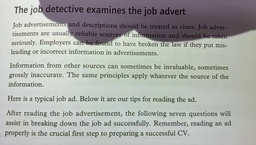
#> input picture DocumentShadowRemoval-master/Control_Original01/Control_Original01/011_004.jpg, 256 x 145 px, shrunk from 960 x 544 before the run, given in place of 009_015.jpg, which was not available
$ jupyter execute --allow-errors shadow.ipynb   (text cells are left out)
#> lines starting #> are read from the running program, lines starting #| are printed output that depends on the picture; pictures that were not available may be replaced by others from this repository, and a replacement may not be noted
[cell 1]
import pandas as pd
import os
from IPython.display import display, Math, Latex
from skimage.util import random_noise
import numpy as np
import matplotlib.pyplot as plt
from sklearn.cluster import KMeans
from PIL import Image, ImageTk,ImageGrab
import cv2
from scipy import signal
from scipy import misc

import os
import tkinter as ttk
from tkinter import *
import tkinter.messagebox
from PIL import Image, ImageTk,ImageGrab
from tkinter.filedialog import askopenfilename
import cv2

[cell 2]
OG=Image.open("009_015.jpg")
#> OG is the input picture: PIL image 256x145 RGB; mean R, G, B 167.6, 169.4, 165.8
x1=np.asarray(OG);
OG2=Image.open("009_015_out.jpg")
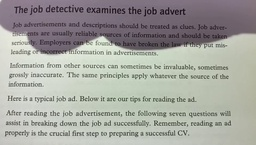
#> input picture DocumentShadowRemoval-master/Control_Original01/Control_Original01/011_003.jpg, 256 x 145 px, shrunk from 960 x 544 before the run, given in place of 009_015_out.jpg, which was not available
#> OG2 is the input picture: PIL image 256x145 RGB; mean R, G, B 164.6, 165.1, 159.9
x2=np.asarray(OG2);
plt.imshow(OG)
#> (this line was passed over: IPython is not available in this run)
plt.show()


hsvImage = x1
h,cr,cb=cv2.split(cv2.cvtColor(x1, cv2.COLOR_RGB2YCR_CB))
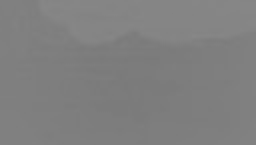
#> cr: shape (145, 256); min 122, max 135, mean 127.4

plt.imshow(h)
#> (this line was passed over: IPython is not available in this run)
plt.show()

print(np.shape(x1))
#| (145, 256, 3)
h=cv2.resize(h,(int(0.3*np.shape(x1)[1]),int(0.3*np.shape(x1)[0])), interpolation = cv2.INTER_CUBIC);
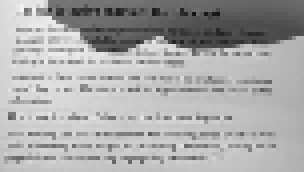
#> h: shape (43, 76) (shown 4 times larger); min 20, max 244, mean 169

def shadow(h):
  neta=0.5
  delta=1

  w=np.float64(np.zeros([np.shape(h)[0],np.shape(h)[1]]));
  G=np.float64(np.zeros([np.shape(h)[0],np.shape(h)[1]]));
  print(np.shape(h))
#| (43, 76)
  for t in range(0,250):
      G=np.add(w,h)
      for x in range(1,np.shape(h)[0]-1):
          for y in range(1,np.shape(h)[1]-1):
              w[x][y]=max(0,w[x][y]+(np.max(G)-G[x][y])*np.exp(-1*t) + neta*(min(G[x+delta][y]-G[x][y],0)+
                                                                        min(G[x+delta][y]-G[x][y],0)+
                                                                        min(G[x+delta][y]-G[x][y],0)))
#> this loop made 250 passes
#> pass 3, in shadow, `G=np.add(w,h)`:
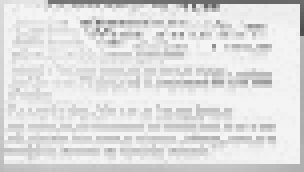
#> G: shape (43, 76) float64 (shown 4 times larger); min 77, max 244, mean 222.6
#> after the loop:
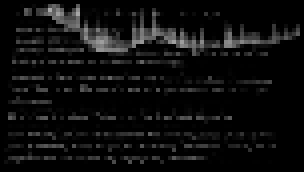
#> w: shape (43, 76) float64 (shown 4 times larger); min 0, max 170.8, mean 13.9

  h=cv2.resize(h,(np.shape(x1)[1],np.shape(x1)[0]), interpolation = cv2.INTER_CUBIC);
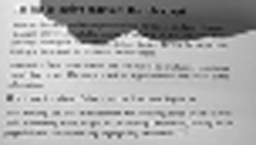
#> h: shape (145, 256); min 9, max 255, mean 169
  G=cv2.resize(G,(np.shape(x1)[1],np.shape(x1)[0]), interpolation = cv2.INTER_CUBIC);
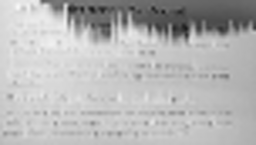
#> G: shape (145, 256) float64; min 26.32, max 247.9, mean 182.9
  w=np.float64(np.zeros([np.shape(h)[0],np.shape(h)[1]]));
  for t in range(0,15):
      G=np.add(w,G)
      for x in range(1,np.shape(h)[0]-1):
          for y in range(1,np.shape(h)[1]-1):
              w[x][y]=max(0,w[x][y]+neta*(G[x+delta][y]+G[x-delta][y]+G[x][y+delta]+G[x][y-delta]-4*G[x][y]))
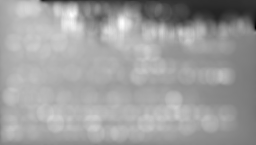
#> G: shape (145, 256) float64; min 57.14, max 306.8, mean 213; drawn with min black and max white
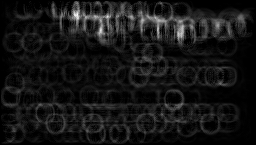
#> w: shape (145, 256) float64; min 0, max 29.61, mean 2.5; drawn with min black and max white

  h=np.uint8(np.multiply(0.85*255,np.divide(h,G)))
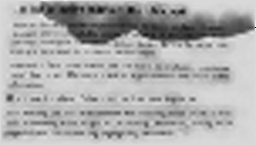
#> h: shape (145, 256); min 1, max 250, mean 172.7
  print(np.shape(x1))
#| (145, 256, 3)

  return h


h=shadow(h)

image=cv2.merge([h,cr,cb])
#> image: shape (145, 256, 3); mean of channels 0, 1, 2 172.7, 127.4, 126.6
image = cv2.cvtColor(image,cv2.COLOR_YCR_CB2RGB)
image=Image.fromarray(np.reshape(image,np.shape(hsvImage)))
plt.imshow(image)
#> (this line was passed over: IPython is not available in this run)
plt.show()

[cell 3]
plt.hist(h.flatten(), density=True, bins=30)
#> (this line was passed over: IPython is not available in this run)
h_og,cr,cb=cv2.split(cv2.cvtColor(x2, cv2.COLOR_RGB2YCR_CB))
h_og=np.asarray(h_og)
plt.hist(h_og.flatten(), density=True, bins=30)
#> (this line was passed over: IPython is not available in this run)
plt.show()
from sklearn.metrics import mean_squared_error
#> (the rest of this cell did not finish here and is left out)
